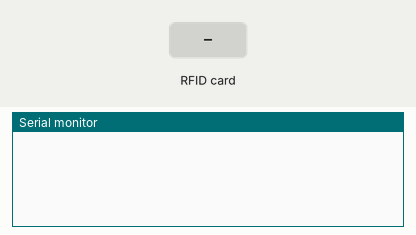
Recording of a sketch running on a simulated Arduino Mega 2560, built with avr-gcc and run on an emulated ATmega2560. Shown: the last lines printed to the serial monitor. Inputs (shaded band) come from the test bench.

Above: at 1.2 s.
1.3 s: RFID card F5 D0 6B 12 held to the reader
At 2.5 s:
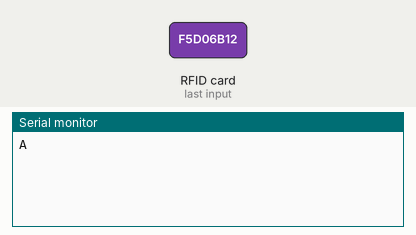
2.8 s: RFID card 95 BA 06 B4 held to the reader
At 3.7 s:
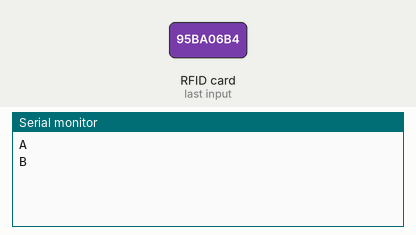
4.3 s: RFID card 3E 52 6A 46 held to the reader
At 5.0 s:
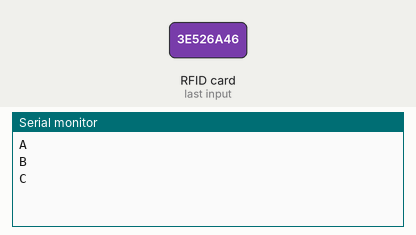
5.8 s: RFID card 5E 7A 19 C4 held to the reader
At 7.0 s:
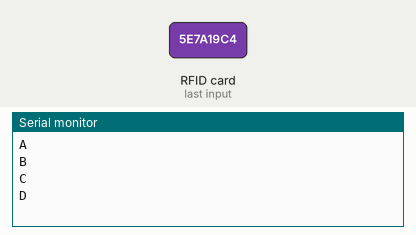

The sketch:

nfc-reader.ino
```cpp
#include <PN532_HSU.h>
#include <PN532.h>

PN532_HSU pn532hsu(Serial1);
PN532 nfc(pn532hsu);

uint8_t CARD_A[] = {0xF5, 0xD0, 0x6B, 0x12};
uint8_t CARD_B[] = {0x95, 0xBA, 0x06, 0xB4};
uint8_t CARD_C[] = {0x3E, 0x52, 0x6A, 0x46};

void setup(void) {
  Serial.begin(115200);

  nfc.begin();

  uint32_t versiondata = nfc.getFirmwareVersion();
  if (! versiondata) {
    Serial.print("Didn't find PN53x board");
    while (1); // halt
  }

  // configure board to read RFID tags
  nfc.SAMConfig();

}


void loop() {
  uint8_t success;
  uint8_t uid[] = { 0, 0, 0, 0, 0, 0, 0 };  // Buffer to store the returned UID
  uint8_t uidLength;                        // Length of the UID (4 or 7 bytes depending on ISO14443A card type)

  success = nfc.readPassiveTargetID(PN532_MIFARE_ISO14443A, uid, &uidLength);

  if (success) {
    // Display some basic information about the card
//    nfc.PrintHex(uid, uidLength);
//    Serial.println();
    Serial.println(get_short_tag(uid));

    if (uidLength == 4)
    {

      // Now we need to try to authenticate it for read/write access
      // Try with the factory default KeyA: 0xFF 0xFF 0xFF 0xFF 0xFF 0xFF
      uint8_t keya[6] = { 0xFF, 0xFF, 0xFF, 0xFF, 0xFF, 0xFF };

    // Start with block 4 (the first block of sector 1) since sector 0
    // contains the manufacturer data and it's probably better just
    // to leave it alone unless you know what you're doing
      success = nfc.mifareclassic_AuthenticateBlock(uid, uidLength, 4, 0, keya);

      if (success)
      {
//        Serial.println("Sector 1 (Blocks 4..7) has been authenticated");
        uint8_t data[16];

        // Try to read the contents of block 4
        success = nfc.mifareclassic_ReadDataBlock(4, data);

        if (success)
        {
          // Data seems to have been read ... spit it out
//          Serial.println("Reading Block 4:");
//          nfc.PrintHexChar(data, 16);
//          Serial.println("");

          // Wait a bit before reading the card again
          delay(1000);
        }
        else
        {
          Serial.println("Ooops ... unable to read the requested block.  Try another key?");
        }
      }
      else
      {
        Serial.println("Ooops ... authentication failed: Try another key?");
      }
    }

    if (uidLength == 7)
    {
      // We probably have a Mifare Ultralight card ...
      Serial.println("Seems to be a Mifare Ultralight tag (7 byte UID)");

      // Try to read the first general-purpose user page (#4)
      Serial.println("Reading page 4");
      uint8_t data[32];
      success = nfc.mifareultralight_ReadPage (4, data);
      if (success)
      {
        // Data seems to have been read ... spit it out
        nfc.PrintHexChar(data, 4);
        Serial.println("");

        // Wait a bit before reading the card again
        delay(1000);
      }
      else {
        Serial.println("Ooops ... unable to read the requested page!?");
      }
    }
  }
}
char get_short_tag(uint8_t* swipe){
    if (compare_tag(swipe, CARD_A)){
      return 'A';
    } else if (compare_tag(swipe, CARD_B)){
      return 'B';
    } else if (compare_tag(swipe, CARD_C)){
      return 'C';
    }
    return 'D';
}

bool compare_tag(uint8_t* A, uint8_t* B){
  int i;
  for (i=0; i<4; i++){
    if (A[i] != B[i]){
      return false;
    }
  }
  return true;
}
```

Measured:
- after the input at 1.3 s, the serial monitor: prints a new line at once (image 1)
- after the input at 2.8 s, the serial monitor: prints a new line at once (image 2)
- after the input at 4.3 s, the serial monitor: prints a new line at once (image 3)
- after the input at 5.8 s, the serial monitor: prints a new line at once (image 4)
